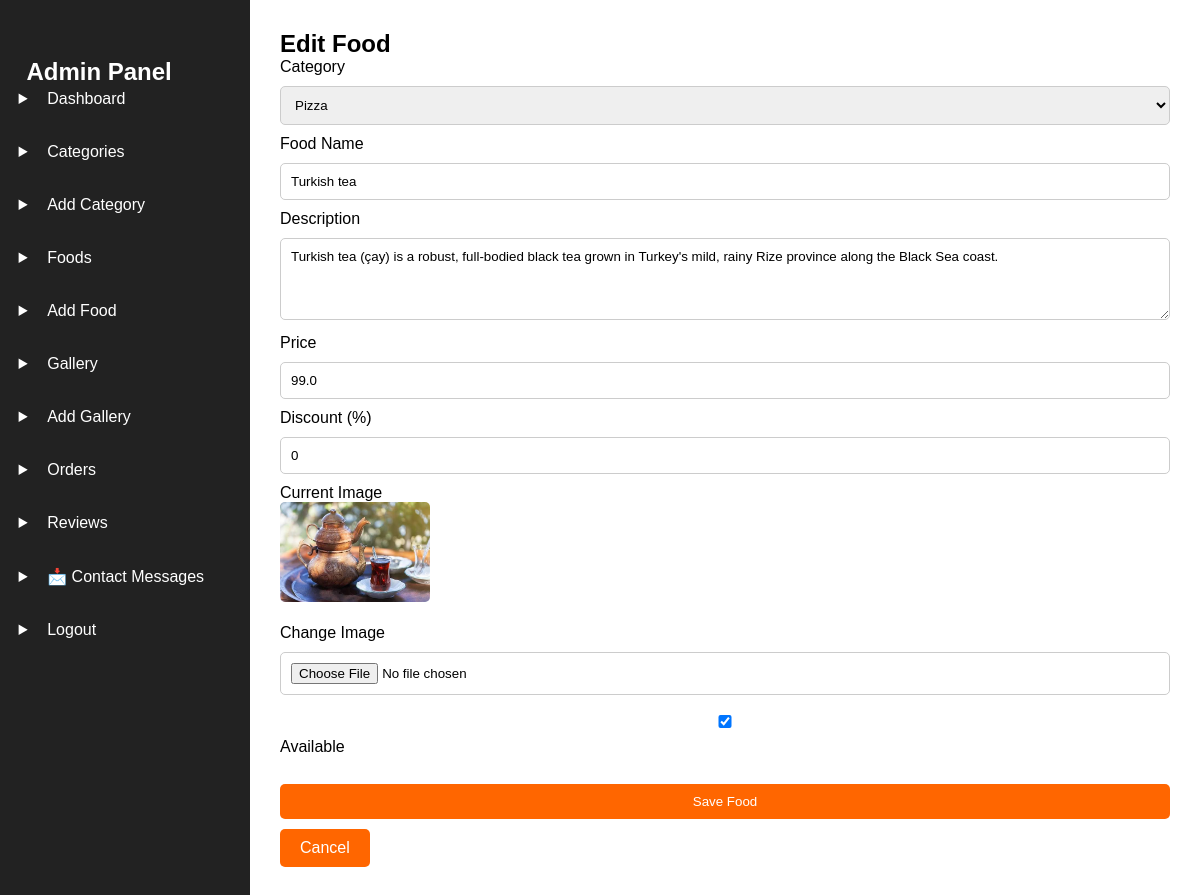
The app's page /admin/food/edit/49 (signed in) with its own data.
### models.py (models this page shows, shortened)
class Food(db.Model):
    __tablename__ = "foods"
    id = db.Column(db.Integer, primary_key=True)
    category_id = db.Column(
        db.Integer,
        db.ForeignKey("categories.id"),
        nullable=False
    )
    name = db.Column(db.String(100), nullable=False)
    description = db.Column(db.Text)
    price = db.Column(db.Float, nullable=False)
    discount = db.Column(db.Integer, default=0)
    image = db.Column(db.String(200))
    available = db.Column(db.Boolean, default=True)
    created_at = db.Column(
        db.DateTime,
        server_default=db.func.now()
    )
    order_items = db.relationship(
        "OrderItem",
        back_populates="food",
        lazy=True,
    )

### app.py (the view, shortened to what this page needs)
@app.route("/admin/food/edit/<int:food_id>", methods=["GET", "POST"])
@admin_required
def edit_food(food_id):
    food = Food.query.get_or_404(food_id)
    form = FoodForm(obj=food)
    form.category.choices = [
        (c.id, c.name)
        for c in Category.query.all()
    ]
    return render_template(
        "admin/edit_food.html",
        form=form,
        food=food
    )

### forms.py
class FoodForm(FlaskForm):
    category = SelectField(
        "Category",
        coerce=int,
        validators=[DataRequired()]
    )
    name = StringField(
        "Food Name",
        validators=[DataRequired()]
    )
    description = TextAreaField("Description")
    price = FloatField(
        "Price",
        validators=[
            DataRequired(),
            NumberRange(min=0)
        ]
    )
    discount = FloatField(
        "Discount",
        default=0,
        validators=[
            NumberRange(min=0, max=100)
        ]
    )
    image = FileField(
        "Image",
        validators=[
            FileAllowed(
                ["jpg","jpeg","png"],
                "Images only!"
            )
        ]
    )
    available = BooleanField(
        "Available",
        default=True
    )
    submit = SubmitField("Save Food")

### app.py (called while the page is built)
@login_manager.user_loader
def load_user(user_id):
    return db.session.get(User, int(user_id))

@app.context_processor
def cart_count():
    cart = session.get("cart", {})
    total_items = sum(cart.values())
    return dict(cart_count=total_items)

### utils.py (called while the page is built)
def admin_required(func):
    @wraps(func)
    def wrapper(*args, **kwargs):
        if not current_user.is_authenticated:
            flash("Please login first.", "danger")
            return redirect(url_for("login"))
        if current_user.role != "admin":
            flash("Access denied!", "danger")
            return redirect(url_for("home"))
        return func(*args, **kwargs)
    return wrapper

### templates/admin/edit_food.html (shortened to what this page needs)
{% extends "admin/admin_base.html" %}
{% block content %}
<h2>Edit Food</h2>
<form method="POST" enctype="multipart/form-data">
    <label>Category</label>
    {{ form.category(class="form-control") }}
    <label>Food Name</label>
    {{ form.name(class="form-control") }}
    <label>Description</label>
    {{ form.description(class="form-control", rows="4") }}
    <label>Price</label>
    {{ form.price(class="form-control") }}
    <label>Discount (%)</label>
    {{ form.discount(class="form-control") }}
    <label>Current Image</label>
    <br>
    {% if food.image %}
        <img src="{{ url_for('static', filename='uploads/foods/' + food.image) }}"
             width="150">
    {% else %}
        <p>No Image</p>
    {% endif %}
    <br><br>
    <label>Change Image</label>
    {{ form.image(class="form-control") }}
    <br>
    {{ form.available() }}
    Available
    <br><br>
    {{ form.submit(class="btn") }}
    <a href="{{ url_for('foods') }}" class="btn">
        Cancel
    </a>
</form>
{% endblock %}

### static/css/admin.css (style rules this page uses)
* { margin:0; padding:0; box-sizing:border-box; font-family:Arial, sans-serif; }
body { background:#f4f4f4; }
.btn { display:inline-block; background:#ff6600; color:white; padding:10px 20px; text-decoration:none; border:none; border-radius:5px; cursor:pointer; }
input, textarea, select { width:100%; padding:10px; margin:10px 0; border:1px solid #ccc; border-radius:5px; }
img { border-radius:5px; }

### records on screen
Food: category "Pizza", name "Turkish tea", description "Turkish tea (çay) is a robust, full-bodied black tea grown in Turkey's mild, rainy Rize province along the Black Sea coast.", price "99.0", discount "0", image (picture), available "☑"
